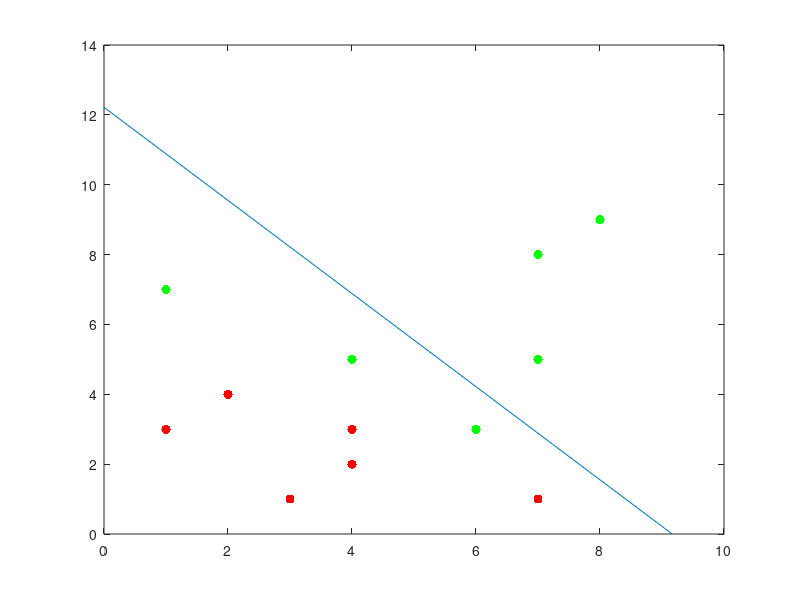

Write MATLAB code to recreate this figure.
w1 = [1 1 7;1 6 3;1 7 8;1 8 9;1 4 5;1 7 5];
w1 = w1';
w2 = [1 3 1;1 4 3;1 2 4;1 7 1;1 1 3;1 4 2];
w2 = -w2;
w2 = w2';
w3 = [w1 w2];
a1 = [2;1;1];
[x y] = size(w3);
b = 100;
a2 = a1;
a3 = a1;
a4=a1;

minn=200;
k=1;
flag = 0;
while 1
    for i=1:y
        c = w3(:,i);
        a4 = a4 + ((b-a4'*c)/(2*k))*c;
        k = k+1;
        flag =0;
        %minn=min(minn,norm(((b-a4'*c)/(2*k))*c))
        if norm(((b-a4'*c)/(2*k))*c) <  0.14
            flag = 1;
            break
        end    
        
    end
    if norm(((b-a4'*c)/(2*k))*c) <=  0.14
        break
    end
%     if flag == 1
%         break
%     end
end

w2 = -w2;
figure;
x = w2(2,:);
y = w2(3,:);
plot(x,y,'r.','markersize',20); hold all;
plot(w1(2,:),w1(3,:),'g.','markersize',20); hold all;

plot([-a4(1,:)/a4(2,:) 0],[0 -a4(1,:)/a4(3,:)]);hold all;

